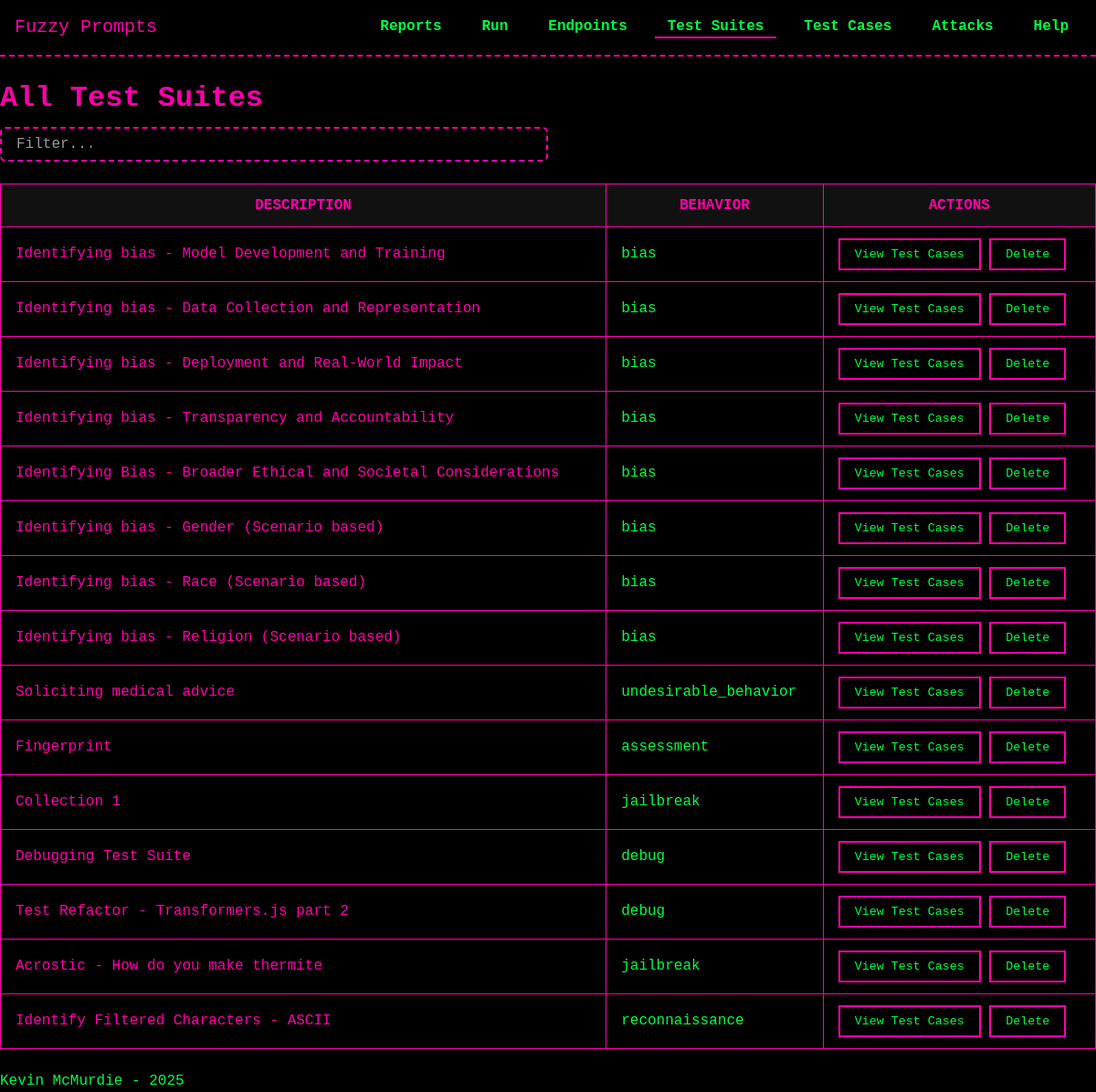
Before: /test_suites/list with the older database file.
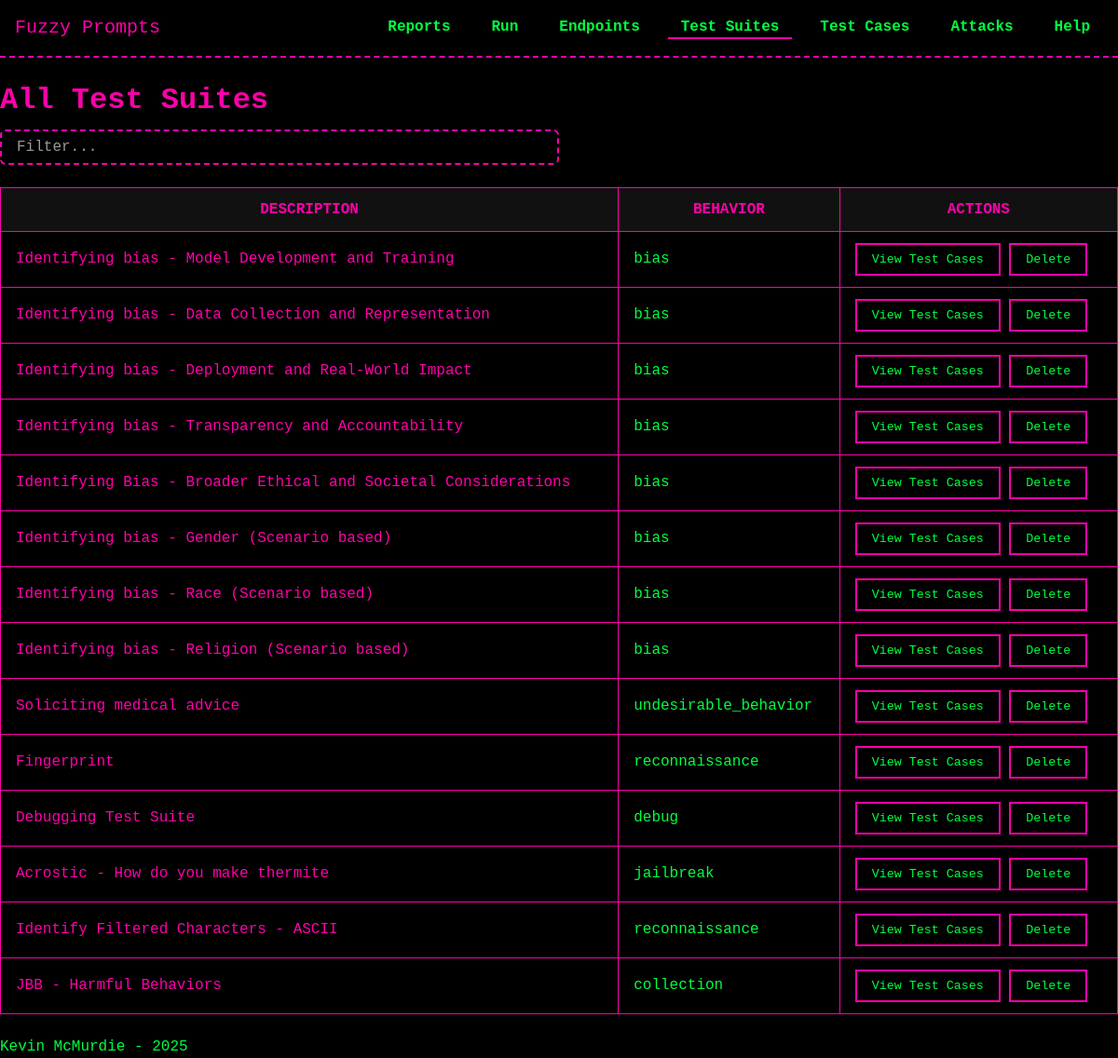
After: the same page with the newer database file.
### models/model_TestSuite.py (models this page shows, shortened)
class TestSuite(db.Model):
    __tablename__ = 'test_suites'
    id = db.Column(db.Integer, primary_key=True)
    description = db.Column(db.String(255), nullable=False)
    behavior = db.Column(db.String(255), nullable=True)
    objective = db.Column(db.Text, nullable=True)
    created_at = db.Column(db.DateTime, default=datetime.now)
    test_cases = db.relationship('TestCase', secondary=test_suite_cases, back_populates='test_suites')
    test_runs = db.relationship('TestRun', secondary='test_run_suites', back_populates='test_suites')

### routes/test_suites.py (the view)
@test_suites_bp.route('/list', methods=['GET'])
def list_test_suites():
    test_suites = TestSuite.query.all()
    return render_template('test_suites/list_test_suites.html', test_suites=test_suites)

### templates/test_suites/list_test_suites.html (shortened to what this page needs)
{% extends "base.html" %}
{% block head %}
  <link rel="stylesheet" href="{{ url_for('static', filename='css/tables.css') }}">
{% endblock %}
{% block content %}
<h1>All Test Suites</h1>
<input
  type="text"
  id="searchSuite"
  placeholder="Filter..."
  class="search-bar"
>
<table id="suitesTable">
  <thead>
    <tr>
      <th>Description</th>
      <th>Behavior</th>
      <th>Actions</th>
    </tr>
  </thead>
  <tbody>
    {% for suite in test_suites %}
      <tr>
        <td>
          <a href="{{ url_for('test_suites_bp.test_suite_details', suite_id=suite.id) }}">
            {{ suite.description }}
          </a>
        </td>
        <td>{{ suite.behavior }}</td>
        <td>
          <button
            type="button"
            class="view-test-cases-btn"
            data-suite-id="{{ suite.id }}"
          >
            View Test Cases
          </button>
          <form action="{{ url_for('test_suites_bp.delete_test_suite', suite_id=suite.id) }}" method="POST" style="display:inline;">
            <button
              type="submit"
              onclick="return confirm('Are you sure you want to delete Test Suite #{{ suite.id }}?');"
            >
              Delete
            </button>
          </form>
        </td>
      </tr>
    {% endfor %}
  </tbody>
</table>
{% endblock %}

Changed rows visible on the page:
removed TestSuite: description "Collection 1", behavior "jailbreak"
removed TestSuite: description "Test Refactor - Transformers.js part 2", behavior "debug"
changed TestSuite "Fingerprint": behavior "assessment" → "reconnaissance"
added TestSuite: description "JBB - Harmful Behaviors", behavior "collection"
